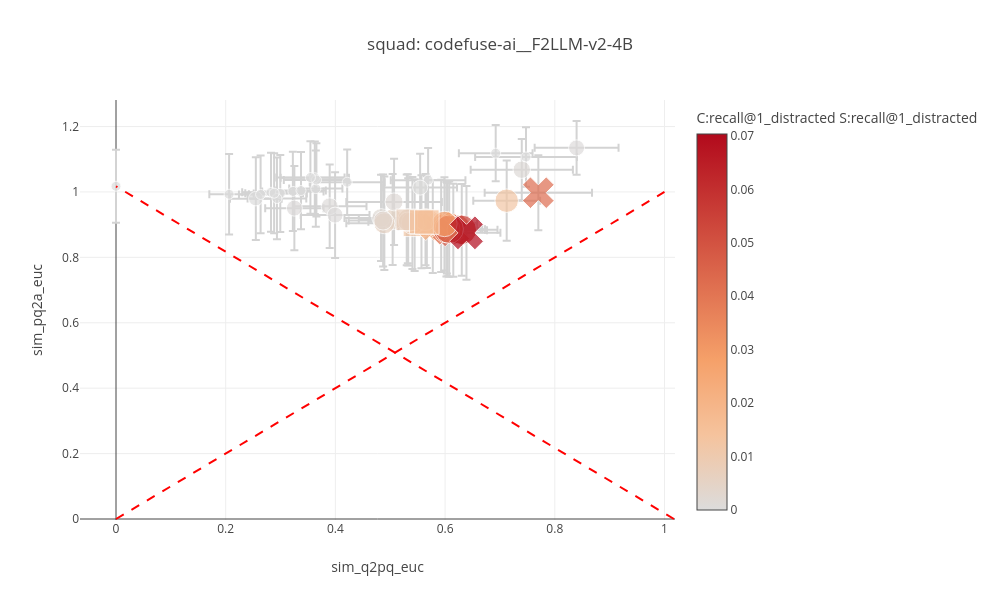
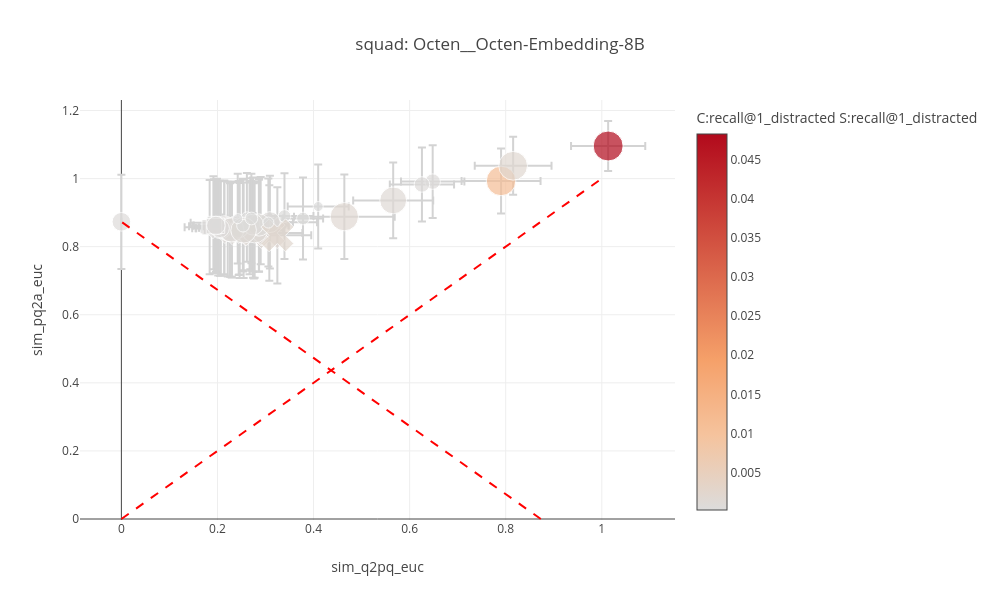
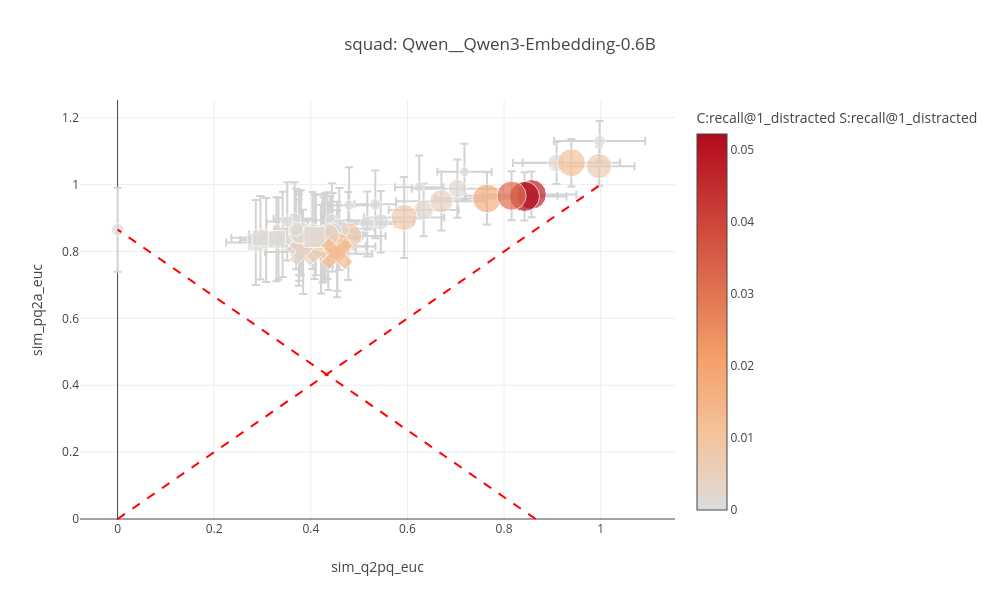
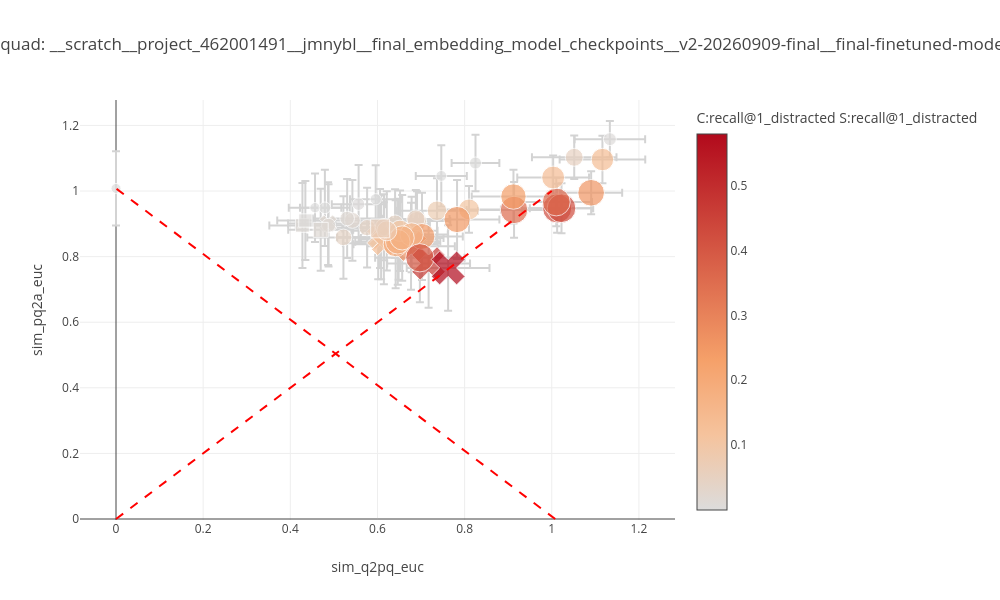

Notebook source saved alongside these figures, in order:
### Code cell
for m in dfs.keys():
    df = dfs[m]
    #print(df.columns)
    sim_QA = df["sim_q2a_euc"][0]["mean"]  # this is the max value we can have
    x = "sim_q2pq_euc"#"hard_neg_sim_change_mean"
    y = "sim_pq2a_euc"#"paraphrase_neg_sim_change_mean" 
    sizes=f"recall@1_distracted"
    colors = f"recall@1_distracted"
    x_min=None
    x_max = None
    y_min=None
    y_max = None
    plot(df, x=x, y=y, sizes=sizes, colors=colors, title=f"{dataset}: {m}", x_min=x_min, x_max = x_max, y_min= y_min, y_max = y_max, add_line=[((0,0), (1,1)), ((sim_QA, 0), (0, sim_QA))])

### Figure 1 — Plotly figure (JSON) as saved in the notebook; plotly's stock layout.template omitted (floating-point values rounded to 4 significant figures)
{"data": [{"error_x": {"array": [0.0, 0.06538, 0.06805, 0.06833, 0.04709, 0.06168, 0.05595, 0.0671, 0.05249, 0.09786, 0.0932, 0.09275, 0.06146, 0.06257, 0.06148, 0.06809, 0.06169, 0.06073, 0.06206, 0.06511, 0.04851, 0.04524, 0.03948, 0.06728, 0.07263, 0.06671, 0.06932, 0.04844, 0.06273, 0.05319, 0.0871, 0.05903, 0.06716, 0.06094, 0.07646, 0.06533, 0.06536, 0.05962, 0.06272, 0.05755, 0.05543, 0.05999, 0.06189, 0.03605, 0.06221, 0.05946, 0.0535, 0.06224, 0.0526], "color": "lightgray", "type": "data", "visible": true}, "error_y": {"array": [0.1114, 0.1401, 0.09849, 0.1003, 0.1262, 0.1411, 0.121, 0.1276, 0.121, 0.1146, 0.09363, 0.09075, 0.1391, 0.1421, 0.1423, 0.1426, 0.1391, 0.1359, 0.1406, 0.1402, 0.1165, 0.1181, 0.1186, 0.1037, 0.1333, 0.1317, 0.1432, 0.1177, 0.1309, 0.1288, 0.1319, 0.1394, 0.0859, 0.1226, 0.08216, 0.1447, 0.1459, 0.1424, 0.1405, 0.1388, 0.1423, 0.1405, 0.1434, 0.1234, 0.1107, 0.1121, 0.1251, 0.1107, 0.1223], "color": "lightgray", "type": "data", "visible": true}, "hovertemplate": "<b>Prompt:</b> %{text}<br><b>X (distance):</b> %{x:.4f}<br><b>Y (score):</b> %{y:.4f}<br>", "marker": {"color": [0.0, 0.01201, 0.0, 0.0, 9.459e-05, 0.02828, 0.0, 0.0003784, 0.0, 0.04266, 0.001135, 0.0, 0.03121, 0.02374, 0.04834, 0.04105, 0.005297, 0.005013, 0.009364, 0.05486, 0.0, 0.0, 0.0, 0.0001892, 0.005013, 0.001703, 0.005581, 0.0, 0.0002838, 0.0002838, 0.001419, 0.008797, 0.0, 0.01258, 0.0002838, 0.04105, 0.04625, 0.028, 0.003121, 0.007094, 0.01457, 0.0158, 0.07037, 0.0, 0.0, 0.0, 0.0, 0.0, 0.0], "colorbar": {"title": {"text": "C:recall@1_distracted S:recall@1_distracted"}}, "showscale": true, "size": [10.0, 23.0, 10.0, 10.0, 14.5, 26.0, 10.0, 17.0, 10.0, 28.0, 17.5, 10.0, 26.5, 25.0, 29.0, 27.25, 20.5, 19.75, 22.5, 29.5, 10.0, 10.0, 10.0, 15.0, 19.75, 18.5, 21.0, 10.0, 16.0, 16.0, 18.0, 22.0, 10.0, 23.5, 16.0, 27.25, 28.5, 25.5, 19.0, 21.5, 24.0, 24.5, 30.0, 10.0, 10.0, 10.0, 10.0, 10.0, 10.0], "symbol": ["circle", "square", "circle", "circle", "circle", "x", "circle", "circle", "circle", "x", "circle", "circle", "x", "x", "x", "x", "circle", "circle", "circle", "circle", "circle", "circle", "circle", "circle", "circle", "circle", "circle", "circle", "circle", "circle", "circle", "circle", "circle", "circle", "circle", "circle", "circle", "circle", "circle", "square", "square", "square", "x", "circle", "circle", "circle", "circle", "circle", "circle"]}, "mode": "markers", "text": ["NO_PROMPT", "EMPTY", "Identify categories in user passages.", "Classify user passages.", "Retrieve text that are semantically similar to the given text.", "Retrieve text based on user query.", "Retrieve semantically similar text.", "Given a news summary, retrieve other semantically similar summaries.", "Retrieve parallel sentences.", "Retrieve the answer to the question.", "Identify the topic or theme of Reddit posts based on the titles.", "Identify the main and secondary category of Arxiv papers based on the titles.", "Given a question, retrieve the passage that best answers it.", "Retrieve.", "Find the most relevant passage that directly answers the question.", "Given a question, find a related document.", "Summarize the given paragraph into a short paragraph.", "Match the text to the short abstract.", "Retrieve a summary.", "Given the following brief summary, find the source document that contains the information it describes.", "Classify texts as entailment or contradiction.", "Determine whether the following two passages are contradictory, entailed, or neutral.", "Classify based on semantic similarity.", "Classify the following text into a meaningful cluster based on its content.", "Group documents related to the same topic.", "Cluster.", "Retrieve a similar passage.", "Represent this sentence for a natural language understanding task.", "Group passages based on semantic similarity.", "Retrieve duplicate questions from the forum.", "Retrieve the most relevant problem description for the given code implementation.", "Rerank products by relevance to the e-commerce query.", "Classify the sentiment of the given review as positive or negative.", "Generate a creative story based on the prompt.", "Extract all named entities from the text and categorise them as PERSON, LOCATION, or ORGANIZATION.", "Search for related information.", "Find documents related to the topic.", "Find something useful.", "Retrieve the passage that contains overlapping vocabulary with the source sentence.", "asdfjkl qpwoeiru zxcvbnm", "hgJKSbf oiawnef LKJHDS kdjfbs", "!!!! ??? ### @@@", "Given a question, retrieve Wikipedia passages that answer the question.", "Given a question, retrieve questions that are semantically equivalent to the given question.", "Retrieve the corresponding translation.", "Given an English sentence, find its translation.", "Retrieve parellel sentences.", "Translate.", "Find a sentence that has similar meaning."], "type": "scatter", "x": [0.0, 0.5445, 0.569, 0.4215, 0.2549, 0.5928, 0.3224, 0.3896, 0.2826, 0.77, 0.7398, 0.7475, 0.6033, 0.5776, 0.615, 0.6045, 0.5043, 0.532, 0.5404, 0.6304, 0.3643, 0.3373, 0.2636, 0.5545, 0.5327, 0.4832, 0.4893, 0.2995, 0.3995, 0.3252, 0.507, 0.5643, 0.6923, 0.7123, 0.8398, 0.6024, 0.6075, 0.5988, 0.487, 0.5301, 0.5569, 0.5667, 0.639, 0.2062, 0.3624, 0.3654, 0.2934, 0.3545, 0.2883], "y": [1.017, 0.8987, 1.036, 1.03, 0.9795, 0.8961, 1.002, 0.956, 0.9991, 0.9977, 1.068, 1.107, 0.8895, 0.8944, 0.8826, 0.8847, 0.9161, 0.9182, 0.9048, 0.8841, 1.01, 1.004, 0.9925, 1.013, 0.9088, 0.9207, 0.9042, 0.9955, 0.9292, 0.9505, 0.9695, 0.9155, 1.119, 0.9732, 1.135, 0.8859, 0.8863, 0.9022, 0.9125, 0.9149, 0.9089, 0.9079, 0.875, 0.993, 1.043, 1.037, 0.9801, 1.044, 0.9963]}], "layout": {"height": 600, "legend": {"title": {"text": "colors:recall@1_distracted, size:recall@1_distracted"}}, "shapes": [{"line": {"color": "Red", "dash": "dash", "width": 2}, "type": "line", "x0": 0, "x1": 1, "xref": "x", "xsizemode": "scaled", "y0": 0, "y1": 1, "yref": "y", "ysizemode": "scaled"}, {"line": {"color": "Red", "dash": "dash", "width": 2}, "type": "line", "x0": 1.017, "x1": 0, "xref": "x", "xsizemode": "scaled", "y0": 0, "y1": 1.017, "yref": "y", "ysizemode": "scaled"}], "title": {"text": "squad: codefuse-ai__F2LLM-v2-4B"}, "width": 1000, "xaxis": {"range": [null, null], "title": {"text": "sim_q2pq_euc"}}, "yaxis": {"autorange": false, "range": [null, null], "title": {"text": "sim_pq2a_euc"}}}}

### Figure 2 — Plotly figure (JSON) as saved in the notebook; plotly's stock layout.template omitted (floating-point values rounded to 4 significant figures)
{"data": [{"error_x": {"array": [0.0, 0.05212, 0.1048, 0.05948, 0.04241, 0.05599, 0.04183, 0.05125, 0.06598, 0.06357, 0.08217, 0.07723, 0.06877, 0.05415, 0.06383, 0.06072, 0.05244, 0.062, 0.05416, 0.05907, 0.06032, 0.05507, 0.04515, 0.05885, 0.05304, 0.05232, 0.05012, 0.05045, 0.05148, 0.05253, 0.09822, 0.06125, 0.07992, 0.06756, 0.08329, 0.05378, 0.05527, 0.04953, 0.04803, 0.04738, 0.0507, 0.05184, 0.07051, 0.04616, 0.04945, 0.06351, 0.0669, 0.04437, 0.05106], "color": "lightgray", "type": "data", "visible": true}, "error_y": {"array": [0.1384, 0.1383, 0.124, 0.1383, 0.1315, 0.1406, 0.1207, 0.1345, 0.1067, 0.1396, 0.09551, 0.07344, 0.1402, 0.1385, 0.14, 0.14, 0.138, 0.1348, 0.1394, 0.1405, 0.1261, 0.1342, 0.1281, 0.1339, 0.1396, 0.1373, 0.1374, 0.1303, 0.1356, 0.1387, 0.1361, 0.1363, 0.08532, 0.1384, 0.1114, 0.1394, 0.1405, 0.1393, 0.1347, 0.1366, 0.1381, 0.138, 0.1415, 0.1354, 0.1316, 0.1233, 0.1085, 0.1318, 0.1292], "color": "lightgray", "type": "data", "visible": true}, "hovertemplate": "<b>Prompt:</b> %{text}<br><b>X (distance):</b> %{x:.4f}<br><b>Y (score):</b> %{y:.4f}<br>", "marker": {"color": [0.0005675, 0.0004729, 0.001703, 0.0009459, 0.0004729, 0.0009459, 0.0003784, 0.0006621, 0.0004729, 0.00104, 0.01135, 0.04834, 0.001608, 0.0005675, 0.001608, 0.00123, 0.0008513, 0.0005675, 0.0008513, 0.001135, 0.0003784, 0.0004729, 0.0002838, 0.0005675, 0.0007567, 0.0004729, 0.0008513, 0.0002838, 0.0005675, 0.0006621, 0.0006621, 0.0007567, 0.001892, 0.0006621, 0.00123, 0.0009459, 0.00104, 0.0005675, 0.0003784, 0.0003784, 0.0004729, 0.0004729, 0.00227, 0.0005675, 0.0003784, 0.0001892, 0.0004729, 0.0001892, 0.0002838], "colorbar": {"title": {"text": "C:recall@1_distracted S:recall@1_distracted"}}, "showscale": true, "size": [18.63, 15.47, 28.32, 24.53, 15.47, 24.53, 12.74, 20.95, 15.47, 25.58, 29.58, 30.0, 27.68, 18.63, 27.68, 26.84, 23.26, 18.63, 23.26, 26.21, 12.74, 15.47, 11.05, 18.63, 22.21, 15.47, 23.26, 11.05, 18.63, 20.95, 20.95, 22.21, 28.74, 20.95, 26.84, 24.53, 25.58, 18.63, 12.74, 12.74, 15.47, 15.47, 29.16, 18.63, 12.74, 10.0, 15.47, 10.0, 11.05], "symbol": ["circle", "square", "circle", "circle", "circle", "x", "circle", "circle", "circle", "x", "circle", "circle", "x", "x", "x", "x", "circle", "circle", "circle", "circle", "circle", "circle", "circle", "circle", "circle", "circle", "circle", "circle", "circle", "circle", "circle", "circle", "circle", "circle", "circle", "circle", "circle", "circle", "circle", "square", "square", "square", "x", "circle", "circle", "circle", "circle", "circle", "circle"]}, "mode": "markers", "text": ["NO_PROMPT", "EMPTY", "Identify categories in user passages.", "Classify user passages.", "Retrieve text that are semantically similar to the given text.", "Retrieve text based on user query.", "Retrieve semantically similar text.", "Given a news summary, retrieve other semantically similar summaries.", "Retrieve parallel sentences.", "Retrieve the answer to the question.", "Identify the topic or theme of Reddit posts based on the titles.", "Identify the main and secondary category of Arxiv papers based on the titles.", "Given a question, retrieve the passage that best answers it.", "Retrieve.", "Find the most relevant passage that directly answers the question.", "Given a question, find a related document.", "Summarize the given paragraph into a short paragraph.", "Match the text to the short abstract.", "Retrieve a summary.", "Given the following brief summary, find the source document that contains the information it describes.", "Classify texts as entailment or contradiction.", "Determine whether the following two passages are contradictory, entailed, or neutral.", "Classify based on semantic similarity.", "Classify the following text into a meaningful cluster based on its content.", "Group documents related to the same topic.", "Cluster.", "Retrieve a similar passage.", "Represent this sentence for a natural language understanding task.", "Group passages based on semantic similarity.", "Retrieve duplicate questions from the forum.", "Retrieve the most relevant problem description for the given code implementation.", "Rerank products by relevance to the e-commerce query.", "Classify the sentiment of the given review as positive or negative.", "Generate a creative story based on the prompt.", "Extract all named entities from the text and categorise them as PERSON, LOCATION, or ORGANIZATION.", "Search for related information.", "Find documents related to the topic.", "Find something useful.", "Retrieve the passage that contains overlapping vocabulary with the source sentence.", "asdfjkl qpwoeiru zxcvbnm", "hgJKSbf oiawnef LKJHDS kdjfbs", "!!!! ??? ### @@@", "Given a question, retrieve Wikipedia passages that answer the question.", "Given a question, retrieve questions that are semantically equivalent to the given question.", "Retrieve the corresponding translation.", "Given an English sentence, find its translation.", "Retrieve parellel sentences.", "Translate.", "Find a sentence that has similar meaning."], "type": "scatter", "x": [0.0, 0.1837, 0.4641, 0.2442, 0.2701, 0.23, 0.3781, 0.2667, 0.648, 0.2461, 0.7903, 1.013, 0.3079, 0.2016, 0.274, 0.2757, 0.2141, 0.2862, 0.2214, 0.2774, 0.3395, 0.2529, 0.29, 0.2684, 0.2288, 0.2143, 0.226, 0.2612, 0.2452, 0.207, 0.3091, 0.2866, 0.8155, 0.2741, 0.5658, 0.2293, 0.2545, 0.2053, 0.2532, 0.1915, 0.1989, 0.1927, 0.3247, 0.1968, 0.2706, 0.4096, 0.6256, 0.2422, 0.306], "y": [0.873, 0.8571, 0.8881, 0.855, 0.8611, 0.8499, 0.8827, 0.8538, 0.9911, 0.8475, 0.9931, 1.096, 0.8402, 0.8541, 0.849, 0.8467, 0.8565, 0.8615, 0.8515, 0.8494, 0.8898, 0.8652, 0.8764, 0.8674, 0.851, 0.8559, 0.8489, 0.8859, 0.8541, 0.8537, 0.872, 0.8636, 1.038, 0.8648, 0.9358, 0.8494, 0.8481, 0.854, 0.8616, 0.8704, 0.8614, 0.8602, 0.8334, 0.862, 0.8828, 0.9179, 0.9827, 0.8823, 0.8708]}], "layout": {"height": 600, "legend": {"title": {"text": "colors:recall@1_distracted, size:recall@1_distracted"}}, "shapes": [{"line": {"color": "Red", "dash": "dash", "width": 2}, "type": "line", "x0": 0, "x1": 1, "xref": "x", "xsizemode": "scaled", "y0": 0, "y1": 1, "yref": "y", "ysizemode": "scaled"}, {"line": {"color": "Red", "dash": "dash", "width": 2}, "type": "line", "x0": 0.873, "x1": 0, "xref": "x", "xsizemode": "scaled", "y0": 0, "y1": 0.873, "yref": "y", "ysizemode": "scaled"}], "title": {"text": "squad: Octen__Octen-Embedding-8B"}, "width": 1000, "xaxis": {"range": [null, null], "title": {"text": "sim_q2pq_euc"}}, "yaxis": {"autorange": false, "range": [null, null], "title": {"text": "sim_pq2a_euc"}}}}

### Figure 3 — Plotly figure (JSON) as saved in the notebook; plotly's stock layout.template omitted (floating-point values rounded to 4 significant figures)
{"data": [{"error_x": {"array": [0.0, 0.06148, 0.09283, 0.1071, 0.06813, 0.07516, 0.07215, 0.0568, 0.05615, 0.07211, 0.08688, 0.07348, 0.07927, 0.06934, 0.07751, 0.07205, 0.07249, 0.06638, 0.08046, 0.07697, 0.09432, 0.09459, 0.09366, 0.09499, 0.07395, 0.05866, 0.05364, 0.06534, 0.0531, 0.05391, 0.07413, 0.06701, 0.09024, 0.08285, 0.1008, 0.07668, 0.07878, 0.07262, 0.05187, 0.0605, 0.06912, 0.06027, 0.07296, 0.0434, 0.04581, 0.05566, 0.05021, 0.04301, 0.04303], "color": "lightgray", "type": "data", "visible": true}, "error_y": {"array": [0.1257, 0.1271, 0.06833, 0.07832, 0.09206, 0.1294, 0.07907, 0.09712, 0.08427, 0.1289, 0.07201, 0.05905, 0.1259, 0.1276, 0.1313, 0.1327, 0.1249, 0.1226, 0.1284, 0.1314, 0.05988, 0.08708, 0.08817, 0.07323, 0.1321, 0.1224, 0.106, 0.1108, 0.1152, 0.1254, 0.1225, 0.1172, 0.06327, 0.1211, 0.07099, 0.1316, 0.1332, 0.1298, 0.121, 0.1258, 0.1263, 0.1246, 0.1303, 0.1094, 0.1207, 0.1131, 0.09453, 0.1171, 0.101], "color": "lightgray", "type": "data", "visible": true}, "hovertemplate": "<b>Prompt:</b> %{text}<br><b>X (distance):</b> %{x:.4f}<br><b>Y (score):</b> %{y:.4f}<br>", "marker": {"color": [0.0002838, 0.0009459, 0.04796, 0.01674, 0.0008513, 0.002554, 0.001513, 0.0007567, 0.0, 0.002838, 0.05221, 0.007, 0.004824, 0.001513, 0.008513, 0.007094, 0.001703, 0.00227, 0.00227, 0.00804, 0.0001892, 0.00123, 0.004162, 0.03084, 0.004729, 0.0007567, 0.0006621, 0.0003784, 0.0004729, 0.001135, 0.001608, 0.001324, 0.00104, 0.007378, 0.01088, 0.005013, 0.01069, 0.004446, 0.0007567, 0.00104, 0.001986, 0.0008513, 0.01315, 0.0002838, 0.0006621, 9.459e-05, 0.0, 0.0001892, 0.0001892], "colorbar": {"title": {"text": "C:recall@1_distracted S:recall@1_distracted"}}, "showscale": true, "size": [12.53, 16.95, 29.58, 28.74, 16.32, 22.42, 19.68, 15.26, 10.0, 22.84, 30.0, 25.37, 24.53, 19.68, 27.05, 25.79, 20.74, 21.79, 21.79, 26.63, 11.47, 18.63, 23.26, 29.16, 24.11, 15.26, 14.21, 13.16, 13.58, 18.21, 20.32, 19.05, 17.58, 26.21, 27.89, 24.95, 27.47, 23.68, 15.26, 17.58, 21.16, 16.32, 28.32, 12.53, 14.21, 10.63, 10.0, 11.47, 11.47], "symbol": ["circle", "square", "circle", "circle", "circle", "x", "circle", "circle", "circle", "x", "circle", "circle", "x", "x", "x", "x", "circle", "circle", "circle", "circle", "circle", "circle", "circle", "circle", "circle", "circle", "circle", "circle", "circle", "circle", "circle", "circle", "circle", "circle", "circle", "circle", "circle", "circle", "circle", "square", "square", "square", "x", "circle", "circle", "circle", "circle", "circle", "circle"]}, "mode": "markers", "text": ["NO_PROMPT", "EMPTY", "Identify categories in user passages.", "Classify user passages.", "Retrieve text that are semantically similar to the given text.", "Retrieve text based on user query.", "Retrieve semantically similar text.", "Given a news summary, retrieve other semantically similar summaries.", "Retrieve parallel sentences.", "Retrieve the answer to the question.", "Identify the topic or theme of Reddit posts based on the titles.", "Identify the main and secondary category of Arxiv papers based on the titles.", "Given a question, retrieve the passage that best answers it.", "Retrieve.", "Find the most relevant passage that directly answers the question.", "Given a question, find a related document.", "Summarize the given paragraph into a short paragraph.", "Match the text to the short abstract.", "Retrieve a summary.", "Given the following brief summary, find the source document that contains the information it describes.", "Classify texts as entailment or contradiction.", "Determine whether the following two passages are contradictory, entailed, or neutral.", "Classify based on semantic similarity.", "Classify the following text into a meaningful cluster based on its content.", "Group documents related to the same topic.", "Cluster.", "Retrieve a similar passage.", "Represent this sentence for a natural language understanding task.", "Group passages based on semantic similarity.", "Retrieve duplicate questions from the forum.", "Retrieve the most relevant problem description for the given code implementation.", "Rerank products by relevance to the e-commerce query.", "Classify the sentiment of the given review as positive or negative.", "Generate a creative story based on the prompt.", "Extract all named entities from the text and categorise them as PERSON, LOCATION, or ORGANIZATION.", "Search for related information.", "Find documents related to the topic.", "Find something useful.", "Retrieve the passage that contains overlapping vocabulary with the source sentence.", "asdfjkl qpwoeiru zxcvbnm", "hgJKSbf oiawnef LKJHDS kdjfbs", "!!!! ??? ### @@@", "Given a question, retrieve Wikipedia passages that answer the question.", "Given a question, retrieve questions that are semantically equivalent to the given question.", "Retrieve the corresponding translation.", "Given an English sentence, find its translation.", "Retrieve parellel sentences.", "Translate.", "Find a sentence that has similar meaning."], "type": "scatter", "x": [0.0, 0.2861, 0.8569, 0.7646, 0.5449, 0.3759, 0.6335, 0.5169, 0.7181, 0.3752, 0.8423, 0.9966, 0.3841, 0.3416, 0.4363, 0.421, 0.3758, 0.4265, 0.3798, 0.4776, 0.9979, 0.7034, 0.6703, 0.8155, 0.4294, 0.333, 0.4402, 0.4436, 0.4034, 0.3077, 0.4588, 0.4451, 0.9087, 0.5933, 0.9393, 0.4241, 0.4548, 0.4344, 0.4103, 0.329, 0.4076, 0.2957, 0.4542, 0.3664, 0.3696, 0.4793, 0.6243, 0.3513, 0.5334], "y": [0.8653, 0.827, 0.9706, 0.9587, 0.8888, 0.842, 0.9244, 0.882, 1.038, 0.8266, 0.9647, 1.055, 0.7987, 0.8512, 0.816, 0.8073, 0.8547, 0.8393, 0.8555, 0.8461, 1.13, 0.988, 0.9506, 0.967, 0.8419, 0.8386, 0.8602, 0.8935, 0.8626, 0.8343, 0.8673, 0.8574, 1.065, 0.9018, 1.065, 0.8389, 0.8151, 0.8477, 0.8503, 0.8364, 0.8437, 0.841, 0.7932, 0.8978, 0.8672, 0.9385, 0.9923, 0.8898, 0.941]}], "layout": {"height": 600, "legend": {"title": {"text": "colors:recall@1_distracted, size:recall@1_distracted"}}, "shapes": [{"line": {"color": "Red", "dash": "dash", "width": 2}, "type": "line", "x0": 0, "x1": 1, "xref": "x", "xsizemode": "scaled", "y0": 0, "y1": 1, "yref": "y", "ysizemode": "scaled"}, {"line": {"color": "Red", "dash": "dash", "width": 2}, "type": "line", "x0": 0.8653, "x1": 0, "xref": "x", "xsizemode": "scaled", "y0": 0, "y1": 0.8653, "yref": "y", "ysizemode": "scaled"}], "title": {"text": "squad: Qwen__Qwen3-Embedding-0.6B"}, "width": 1000, "xaxis": {"range": [null, null], "title": {"text": "sim_q2pq_euc"}}, "yaxis": {"autorange": false, "range": [null, null], "title": {"text": "sim_pq2a_euc"}}}}

### Figure 4 — Plotly figure (JSON) as saved in the notebook; plotly's stock layout.template omitted (floating-point values rounded to 4 significant figures)
{"data": [{"error_x": {"array": [0.0, 0.07598, 0.08107, 0.1088, 0.07635, 0.1008, 0.07323, 0.07734, 0.05479, 0.09449, 0.07278, 0.07118, 0.09405, 0.09183, 0.1006, 0.0951, 0.09383, 0.08949, 0.0893, 0.0936, 0.08099, 0.097, 0.09569, 0.08192, 0.09673, 0.07518, 0.08559, 0.0942, 0.07986, 0.08292, 0.08602, 0.08307, 0.08238, 0.09714, 0.09824, 0.0975, 0.1026, 0.09479, 0.08136, 0.06453, 0.08652, 0.07456, 0.09494, 0.06028, 0.0789, 0.06161, 0.05854, 0.05714, 0.05903], "color": "lightgray", "type": "data", "visible": true}, "error_y": {"array": [0.1133, 0.1295, 0.07468, 0.08509, 0.09103, 0.1277, 0.07137, 0.08856, 0.0862, 0.1281, 0.07627, 0.06579, 0.125, 0.1263, 0.1326, 0.1352, 0.1214, 0.1229, 0.123, 0.1329, 0.05539, 0.06609, 0.08199, 0.07403, 0.134, 0.1252, 0.1005, 0.09918, 0.1046, 0.1258, 0.1228, 0.1154, 0.0669, 0.1206, 0.0724, 0.1314, 0.1353, 0.1305, 0.1208, 0.1207, 0.1202, 0.125, 0.1302, 0.1044, 0.1202, 0.119, 0.09324, 0.1161, 0.1034], "color": "lightgray", "type": "data", "visible": true}, "hovertemplate": "<b>Prompt:</b> %{text}<br><b>X (distance):</b> %{x:.4f}<br><b>Y (score):</b> %{y:.4f}<br>", "marker": {"color": [9.459e-05, 0.01078, 0.4252, 0.3521, 0.06044, 0.1132, 0.1084, 0.05013, 0.001703, 0.09743, 0.424, 0.2582, 0.1312, 0.01949, 0.2726, 0.4686, 0.04247, 0.1567, 0.02251, 0.2422, 0.003405, 0.04956, 0.2351, 0.3537, 0.2014, 0.01457, 0.04417, 0.07643, 0.04342, 0.04304, 0.1087, 0.1511, 0.1383, 0.2491, 0.137, 0.1785, 0.3982, 0.1721, 0.07785, 0.00577, 0.05808, 0.0157, 0.5793, 0.0003784, 0.01476, 0.002554, 0.0008513, 0.00104, 0.0009459], "colorbar": {"title": {"text": "C:recall@1_distracted S:recall@1_distracted"}}, "showscale": true, "size": [10.0, 13.75, 29.17, 27.5, 19.17, 21.67, 20.83, 18.33, 12.08, 20.42, 28.75, 26.67, 22.08, 15.42, 27.08, 29.58, 16.25, 23.75, 15.83, 25.83, 12.92, 17.92, 25.42, 27.92, 25.0, 14.17, 17.5, 19.58, 17.08, 16.67, 21.25, 23.33, 22.92, 26.25, 22.5, 24.58, 28.33, 24.17, 20.0, 13.33, 18.75, 15.0, 30.0, 10.42, 14.58, 12.5, 10.83, 11.67, 11.25], "symbol": ["circle", "square", "circle", "circle", "circle", "x", "circle", "circle", "circle", "x", "circle", "circle", "x", "x", "x", "x", "circle", "circle", "circle", "circle", "circle", "circle", "circle", "circle", "circle", "circle", "circle", "circle", "circle", "circle", "circle", "circle", "circle", "circle", "circle", "circle", "circle", "circle", "circle", "square", "square", "square", "x", "circle", "circle", "circle", "circle", "circle", "circle"]}, "mode": "markers", "text": ["NO_PROMPT", "EMPTY", "Identify categories in user passages.", "Classify user passages.", "Retrieve text that are semantically similar to the given text.", "Retrieve text based on user query.", "Retrieve semantically similar text.", "Given a news summary, retrieve other semantically similar summaries.", "Retrieve parallel sentences.", "Retrieve the answer to the question.", "Identify the topic or theme of Reddit posts based on the titles.", "Identify the main and secondary category of Arxiv papers based on the titles.", "Given a question, retrieve the passage that best answers it.", "Retrieve.", "Find the most relevant passage that directly answers the question.", "Given a question, find a related document.", "Summarize the given paragraph into a short paragraph.", "Match the text to the short abstract.", "Retrieve a summary.", "Given the following brief summary, find the source document that contains the information it describes.", "Classify texts as entailment or contradiction.", "Determine whether the following two passages are contradictory, entailed, or neutral.", "Classify based on semantic similarity.", "Classify the following text into a meaningful cluster based on its content.", "Group documents related to the same topic.", "Cluster.", "Retrieve a similar passage.", "Represent this sentence for a natural language understanding task.", "Group passages based on semantic similarity.", "Retrieve duplicate questions from the forum.", "Retrieve the most relevant problem description for the given code implementation.", "Rerank products by relevance to the e-commerce query.", "Classify the sentiment of the given review as positive or negative.", "Generate a creative story based on the prompt.", "Extract all named entities from the text and categorise them as PERSON, LOCATION, or ORGANIZATION.", "Search for related information.", "Find documents related to the topic.", "Find something useful.", "Retrieve the passage that contains overlapping vocabulary with the source sentence.", "asdfjkl qpwoeiru zxcvbnm", "hgJKSbf oiawnef LKJHDS kdjfbs", "!!!! ??? ### @@@", "Given a question, retrieve Wikipedia passages that answer the question.", "Given a question, retrieve questions that are semantically equivalent to the given question.", "Retrieve the corresponding translation.", "Given an English sentence, find its translation.", "Retrieve parellel sentences.", "Translate.", "Find a sentence that has similar meaning."], "type": "scatter", "x": [0.0, 0.4278, 1.012, 0.9134, 0.6908, 0.6084, 0.81, 0.6881, 0.825, 0.6017, 1.022, 1.09, 0.6147, 0.4867, 0.677, 0.7174, 0.5762, 0.6486, 0.5425, 0.7022, 1.133, 1.052, 0.912, 1.01, 0.6417, 0.4878, 0.615, 0.7366, 0.6404, 0.5219, 0.6518, 0.6784, 1.003, 0.7826, 1.116, 0.6466, 0.6973, 0.6568, 0.6213, 0.4345, 0.6059, 0.4697, 0.7621, 0.4567, 0.5304, 0.5567, 0.7465, 0.4793, 0.596], "y": [1.008, 0.8951, 0.9472, 0.9424, 0.9085, 0.8587, 0.944, 0.9144, 1.085, 0.8592, 0.9476, 0.9946, 0.8411, 0.9009, 0.832, 0.7794, 0.8883, 0.8526, 0.9105, 0.8616, 1.158, 1.103, 0.9832, 0.9667, 0.8378, 0.8954, 0.8897, 0.94, 0.9011, 0.8586, 0.8788, 0.8675, 1.041, 0.9132, 1.096, 0.8453, 0.7965, 0.8571, 0.8786, 0.9102, 0.886, 0.8817, 0.7654, 0.9493, 0.9163, 0.96, 1.046, 0.9488, 0.9749]}], "layout": {"height": 600, "legend": {"title": {"text": "colors:recall@1_distracted, size:recall@1_distracted"}}, "shapes": [{"line": {"color": "Red", "dash": "dash", "width": 2}, "type": "line", "x0": 0, "x1": 1, "xref": "x", "xsizemode": "scaled", "y0": 0, "y1": 1, "yref": "y", "ysizemode": "scaled"}, {"line": {"color": "Red", "dash": "dash", "width": 2}, "type": "line", "x0": 1.008, "x1": 0, "xref": "x", "xsizemode": "scaled", "y0": 0, "y1": 1.008, "yref": "y", "ysizemode": "scaled"}], "title": {"text": "squad: __scratch__project_462001491__jmnybl__final_embedding_model_checkpoints__v2-20260909-final__final-finetuned-model"}, "width": 1000, "xaxis": {"range": [null, null], "title": {"text": "sim_q2pq_euc"}}, "yaxis": {"autorange": false, "range": [null, null], "title": {"text": "sim_pq2a_euc"}}}}
